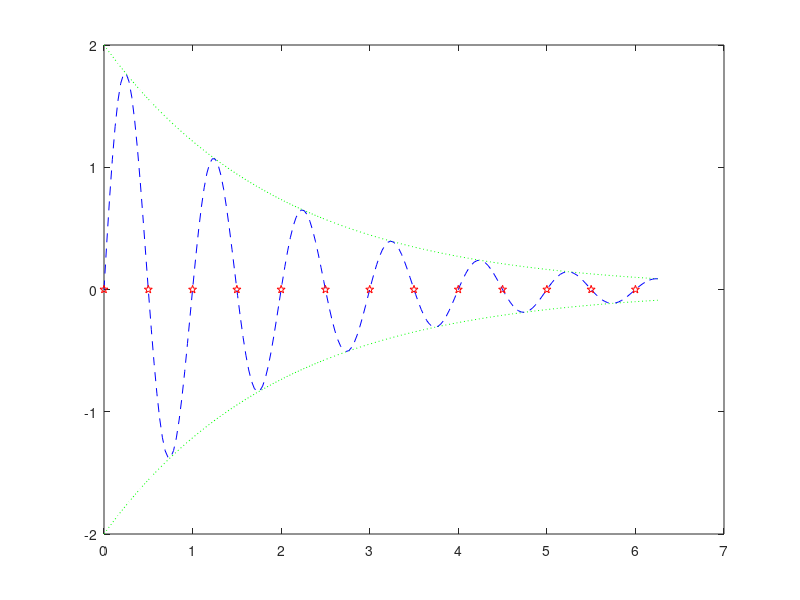

The MATLAB script that drew this image:
x = (0:pi/100:2*pi)';
y1 = 2*exp(-0.5*x)*[1,-1];
y2 = 2*exp(-0.5*x).*sin(2*pi*x);
x1 = (0:12)/2;
y3 = 2*exp(-0.5*x1).*sin(2*pi*x1);
plot(x,y1);
plot(x,y1,'g:',x,y2,'b--',x1,y3,'rp');